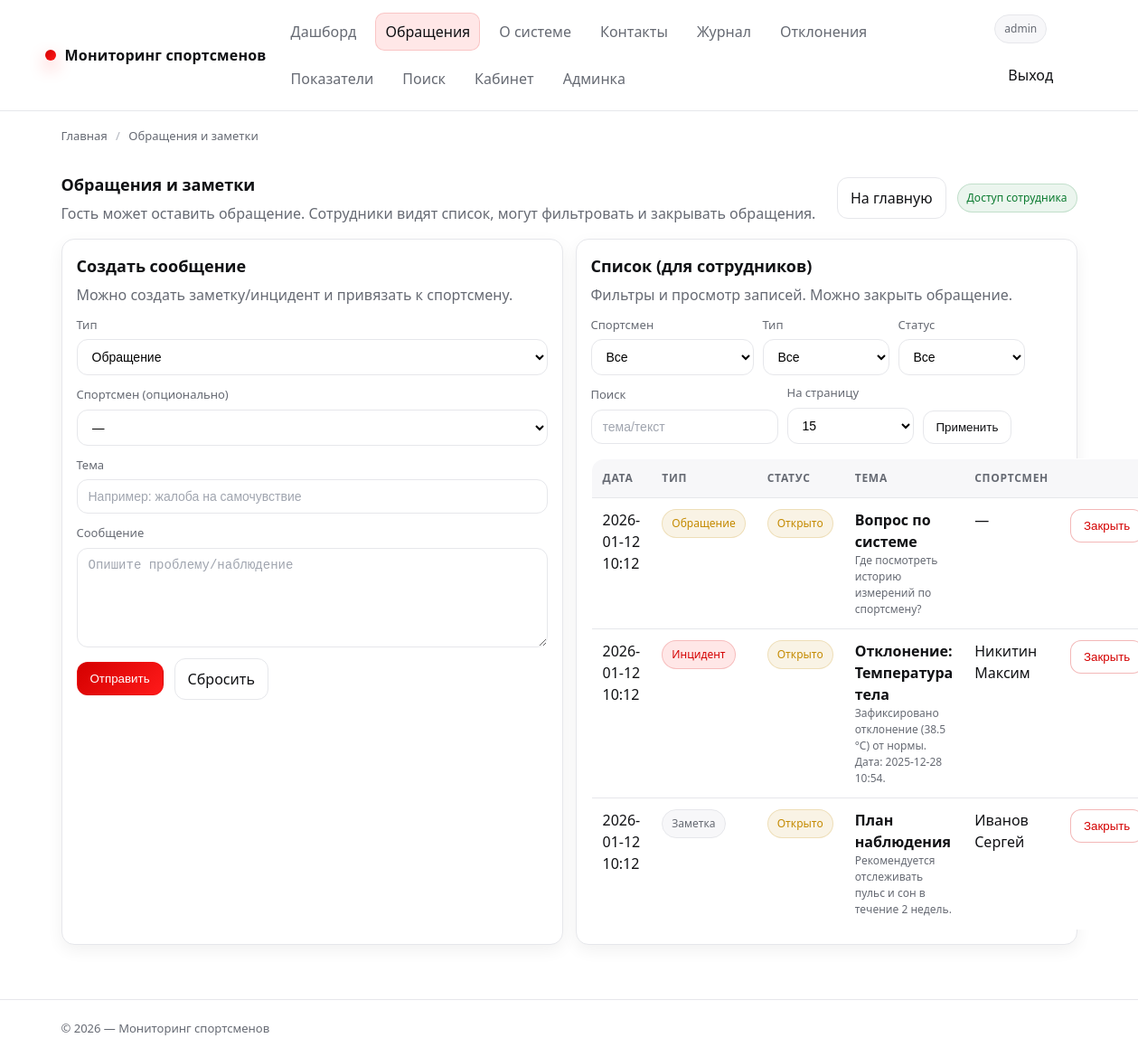
The page /feedback/ (signed in) on the database as committed earlier.
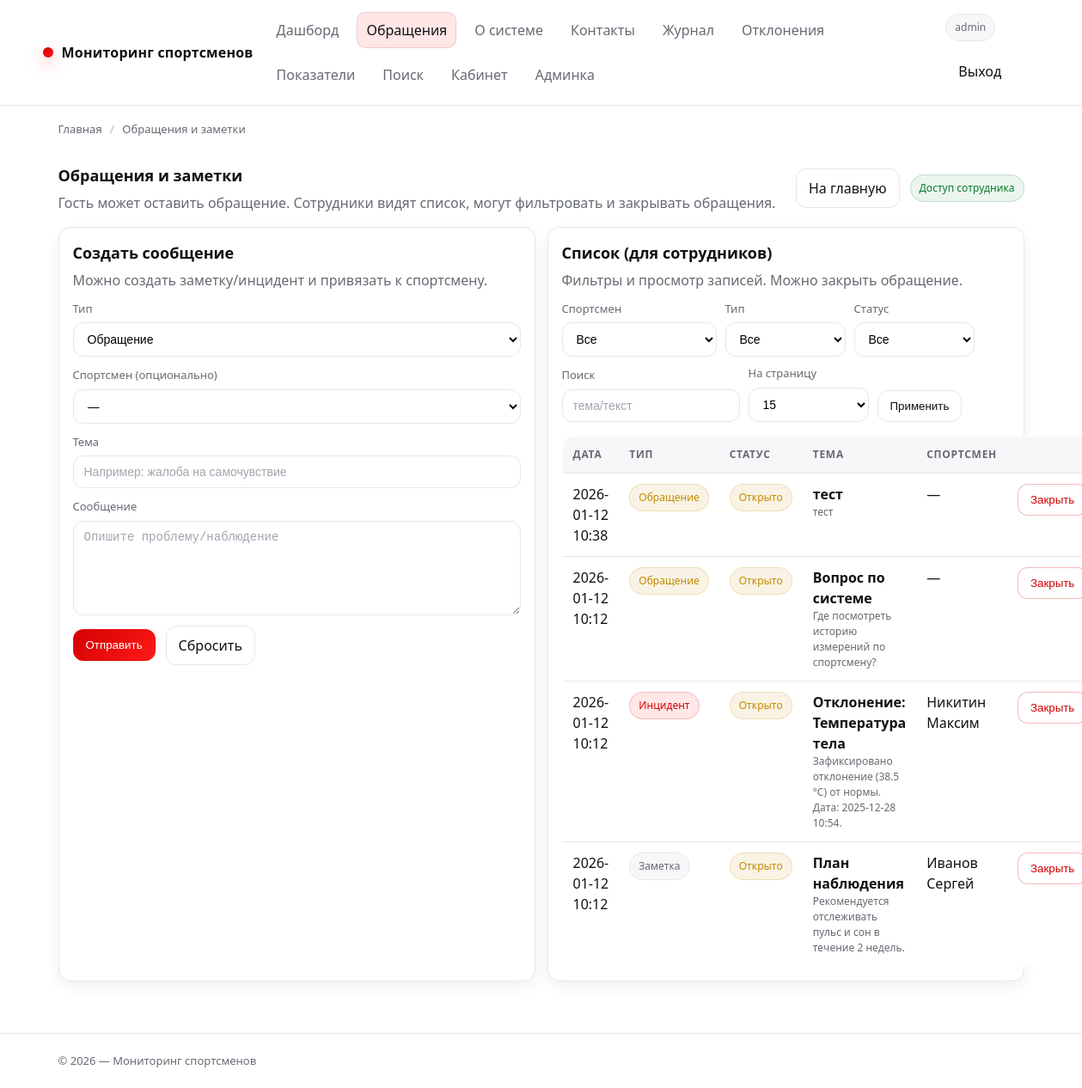
The same page on the database as committed later.
### app/models.py (models this page shows, shortened)
class User(db.Model, UserMixin):
    __tablename__ = "users"
    id = db.Column(db.Integer, primary_key=True)
    username = db.Column(db.String(64), unique=True, nullable=False, index=True)
    email = db.Column(db.String(120), unique=True, nullable=True, index=True)
    password_hash = db.Column(db.String(255), nullable=False)
    role = db.Column(db.String(32), nullable=False, default=ROLE_USER, index=True)
    is_active = db.Column(db.Boolean, nullable=False, default=True)
    created_at = db.Column(db.DateTime, nullable=False, default=datetime.utcnow)
    last_login_at = db.Column(db.DateTime, nullable=True)
    measurements_created = db.relationship(
        "Measurement",
        back_populates="created_by",
        lazy="select",
    )
    feedback_created = db.relationship(
        "Feedback",
        back_populates="author",
        lazy="select",
    )
    exports_created = db.relationship(
        "ExportBatch",
        back_populates="created_by",
        lazy="select",
    )
    alerts_closed = db.relationship(
        "Alert",
        back_populates="closed_by",
        lazy="select",
        foreign_keys="Alert.closed_by_id",
    )
    audit_events = db.relationship(
        "AuditLog",
        back_populates="user",
        lazy="select",
    )
    def has_role(self, *roles: str) -> bool:
        return self.role in roles

class Feedback(db.Model):
    __tablename__ = "feedback"
    id = db.Column(db.Integer, primary_key=True)
    athlete_id = db.Column(db.Integer, db.ForeignKey("athletes.id"), nullable=True, index=True)
    author_id = db.Column(db.Integer, db.ForeignKey("users.id"), nullable=True, index=True)
    kind = db.Column(db.String(32), nullable=False, default=FEEDBACK_KIND_NOTE, index=True)
    status = db.Column(db.String(32), nullable=False, default=ALERT_STATUS_OPEN, index=True)  # open/closed
    title = db.Column(db.String(160), nullable=False)
    message = db.Column(db.Text, nullable=False)
    created_at = db.Column(db.DateTime, nullable=False, default=datetime.utcnow, index=True)
    closed_at = db.Column(db.DateTime, nullable=True)
    athlete = db.relationship("Athlete", back_populates="feedback", lazy="select")
    author = db.relationship("User", back_populates="feedback_created", lazy="select")

class Athlete(db.Model):
    __tablename__ = "athletes"
    id = db.Column(db.Integer, primary_key=True)
    full_name = db.Column(db.String(180), nullable=False, index=True)
    birth_date = db.Column(db.Date, nullable=True)
    gender = db.Column(db.String(16), nullable=True)  # "M"/"F"/etc
    team_id = db.Column(db.Integer, db.ForeignKey("teams.id"), nullable=True, index=True)
    team = db.relationship("Team", back_populates="athletes", lazy="select")
    notes = db.Column(db.Text, nullable=True)
    created_at = db.Column(db.DateTime, nullable=False, default=datetime.utcnow)
    is_active = db.Column(db.Boolean, nullable=False, default=True)
    measurements = db.relationship(
        "Measurement",
        back_populates="athlete",
        cascade="all, delete-orphan",
        lazy="select",
    )
    feedback = db.relationship(
        "Feedback",
        back_populates="athlete",
        lazy="select",
    )
    norms = db.relationship(
        "AthleteIndicatorNorm",
        back_populates="athlete",
        cascade="all, delete-orphan",
        lazy="select",
    )

### app/feedback.py (the view, shortened to what this page needs)
@bp.get("/")
def feedback_home():
    bc = crumbs(("Главная", url_for("routes.index")), ("Обращения и заметки", ""))
    athletes = Athlete.query.filter_by(is_active=True).order_by(Athlete.full_name.asc()).all()
    is_staff = _is_staff_user()
    athlete_id = request.args.get("athlete_id", type=int)
    kind = (request.args.get("kind") or "").strip() or None
    status = (request.args.get("status") or "").strip() or None
    q = (request.args.get("q") or "").strip()
    page = clamp_int(request.args.get("page"), default=1, min_value=1, max_value=10_000)
    per_page = clamp_int(request.args.get("per_page"), default=15, min_value=5, max_value=100)
    items = []
    total = 0
    pages = 1
    if is_staff:
        query = Feedback.query.order_by(Feedback.created_at.desc())
        if athlete_id:
            query = query.filter(Feedback.athlete_id == athlete_id)
        if kind:
            query = query.filter(Feedback.kind == kind)
        if status:
            query = query.filter(Feedback.status == status)
        total = query.count()
        pages = (total + per_page - 1) // per_page if per_page else 1
        items = query.offset((page - 1) * per_page).limit(per_page).all()
    return render_template(
        "feedback.html",  # <-- актуальное имя по твоему скрину
        breadcrumbs=bc,
        athletes=athletes,
        is_staff=is_staff,
        items=items,
        pagination={
            "page": page,
            "per_page": per_page,
            "total": total,
            "pages": pages,
            "has_prev": page > 1,
            "has_next": page < pages,
            "prev_page": page - 1 if page > 1 else None,
            "next_page": page + 1 if page < pages else None,
        },
        filters={
            "athlete_id": athlete_id,
            "kind": kind or "",
            "status": status or "",
            "q": q,
        },
        kinds=[FEEDBACK_KIND_REQUEST, FEEDBACK_KIND_NOTE, FEEDBACK_KIND_INCIDENT],
        statuses=[ALERT_STATUS_OPEN, ALERT_STATUS_CLOSED],
    )

### app/templates/feedback.html (shortened to what this page needs)
{% extends "base.html" %}
{% block content %}
  <div class="row space-between">
    <div>
      <h1 class="card__title" style="margin:0;">Обращения и заметки</h1>
      <p class="card__subtitle" style="margin:6px 0 0;">
        Гость может оставить обращение. Сотрудники видят список, могут фильтровать и закрывать обращения.
      </p>
    </div>
    <div class="row">
      <a class="btn" href="{{ url_for('routes.index') }}">На главную</a>
      {% if is_staff %}
        <span class="badge badge--ok">Доступ сотрудника</span>
      {% else %}
        <span class="badge badge--warn">Публичная форма</span>
      {% endif %}
    </div>
  </div>
  <div class="grid grid--2 mt-16">
    <div class="card">
      <div class="card__body">
        <h2 class="card__title">Создать сообщение</h2>
        <p class="card__subtitle">
          {% if is_staff %}
            Можно создать заметку/инцидент и привязать к спортсмену.
          {% else %}
            Оставьте обращение (без привязки к спортсмену).
          {% endif %}
        </p>
        <form class="form mt-12" method="post" action="{{ url_for('feedback.feedback_create') }}">
          {% if is_staff %}
            <div class="field">
              <label>Тип</label>
              <select name="kind">
                <option value="request">Обращение</option>
              </select>
            </div>
            <div class="field">
              <label>Спортсмен (опционально)</label>
              <select name="athlete_id">
                <option value="">—</option>
              </select>
            </div>
          {% endif %}
          <div class="field">
            <label>Тема</label>
            <input class="input" name="title" required placeholder="Например: жалоба на самочувствие">
          </div>
          <div class="field">
            <label>Сообщение</label>
            <textarea name="message" required placeholder="Опишите проблему/наблюдение"></textarea>
          </div>
          <div class="row">
            <button class="btn btn--primary" type="submit">Отправить</button>
            <a class="btn" href="{{ url_for('feedback.feedback_home') }}">Сбросить</a>
          </div>
        </form>
      </div>
    </div>
    <div class="card">
      <div class="card__body">
        <h2 class="card__title">Список (для сотрудников)</h2>
        <p class="card__subtitle">
          {% if is_staff %}
            Фильтры и просмотр записей. Можно закрыть обращение.
          {% else %}
            Доступно только сотрудникам (врач/тренер/админ/оператор).
          {% endif %}
        </p>
        {% if is_staff %}
          <form class="filters mt-12" method="get" action="{{ url_for('feedback.feedback_home') }}" data-autosubmit="1">
            <div class="field">
              <label>Спортсмен</label>
              <select name="athlete_id">
                <option value="">Все</option>
              </select>
            </div>
            <div class="field field--sm">
              <label>Тип</label>
              <select name="kind">
                <option value="" {% if not filters.kind %}selected{% endif %}>Все</option>
              </select>
            </div>
            <div class="field field--sm">
              <label>Статус</label>
              <select name="status">
                <option value="" {% if not filters.status %}selected{% endif %}>Все</option>
              </select>
            </div>
            <div class="field">
              <label>Поиск</label>
              <input class="input" name="q" value="{{ filters.q }}" placeholder="тема/текст">
            </div>
            <div class="field field--sm">
              <label>На страницу</label>
              <select name="per_page">
                {% for n in [10,15,25,50,100] %}
                  <option value="{{ n }}" {% if pagination.per_page==n %}selected{% endif %}>{{ n }}</option>
                {% endfor %}
              </select>
            </div>
            <div class="actions">
              <button class="btn" type="submit">Применить</button>
            </div>
          </form>
          {% if items and items|length > 0 %}
            <table class="table mt-16">
              <thead>
                <tr>
                  <th>Дата</th>
                  <th>Тип</th>
                  <th>Статус</th>
                  <th>Тема</th>
                  <th>Спортсмен</th>
                  <th></th>
                </tr>
              </thead>
              <tbody>
                {% for f in items %}
                  <tr>
                    <td>{{ f.created_at.strftime('%Y-%m-%d %H:%M') }}</td>
                    <td>
                      {% if f.kind == 'incident' %}
                        <span class="badge badge--bad">Инцидент</span>
                      {% elif f.kind == 'note' %}
                        <span class="badge">Заметка</span>
                      {% else %}
                        <span class="badge badge--warn">Обращение</span>
                      {% endif %}
                    </td>
                    <td>
                      {% if f.status == 'closed' %}
                        <span class="badge badge--ok">Закрыто</span>
                      {% else %}
                        <span class="badge badge--warn">Открыто</span>
                      {% endif %}
                    </td>
                    <td>
                      <b>{{ f.title }}</b>
                      <div style="color: var(--muted); font-size: 12px;">
                        {{ f.message[:140] }}{% if f.message and f.message|length > 140 %}…{% endif %}
                      </div>
                    </td>
                    <td>
                      {% if f.athlete %}
                        <a href="{{ url_for('routes.product', athlete_id=f.athlete.id) }}">{{ f.athlete.full_name }}</a>
                      {% else %}
                        —
                      {% endif %}
                    </td>
                    <td style="text-align:right;">
                      {% if f.status != 'closed' %}
                        <form method="post" action="{{ url_for('feedback.feedback_close', fb_id=f.id) }}" style="display:inline;">
                          <button class="btn btn--danger" type="submit" data-confirm="Закрыть обращение?">Закрыть</button>
                        </form>
                      {% else %}
                        <span class="badge badge--ok">OK</span>
                      {% endif %}
                    </td>
                  </tr>
                {% endfor %}
              </tbody>
            </table>
          {% else %}
            <p class="mt-16" style="margin:0; color: var(--muted);">Записей нет.</p>
          {% endif %}
        {% endif %}
      </div>
    </div>
  </div>
{% endblock %}

### app/templates/base.html (shortened to what this page needs)
<!doctype html>
<html lang="ru">
<head>
  <link rel="stylesheet" href="{{ url_for('static', filename='css/style.css') }}">
</head>
<body>
  {% include "partials/_nav.html" %}
  {% block breadcrumbs %}
    {% include "partials/_breadcrumbs.html" %}
  {% endblock %}
  <main class="section">
    <div class="container">
      {% block content %}{% endblock %}
    </div>
  </main>
  <footer class="footer">
    <div class="container row space-between">
      <div>
        © {{ (now().year if now else 2026) }} — {{ APP_TITLE or "Мониторинг показателей здоровья спортсменов" }}
      </div>
    </div>
  </footer>
</body>
</html>

### app/templates/partials/_nav.html
<header class="header">
  <div class="container header__inner">
    <a class="brand" href="{{ url_for('routes.index') }}">
      <span class="brand__dot" aria-hidden="true"></span>
      <span>{{ APP_TITLE or "Мониторинг спортсменов" }}</span>
    </a>
    {% set is_staff = (
      current_user.is_authenticated
      and (current_user.has_role('admin', 'doctor', 'coach', 'operator') if current_user.has_role is defined else false)
      and (current_user.is_active if current_user.is_active is defined else true)
    ) %}
    <nav class="nav" aria-label="Навигация">
      <a href="{{ url_for('routes.index') }}"
         class="{% if request.endpoint == 'routes.index' %}is-active{% endif %}">
        Дашборд
      </a>
      <a href="{{ url_for('feedback.feedback_home') }}"
         class="{% if request.endpoint and request.endpoint.startswith('feedback.') %}is-active{% endif %}">
        Обращения
      </a>
      <a href="{{ url_for('routes.about') }}"
         class="{% if request.endpoint == 'routes.about' %}is-active{% endif %}">
        О системе
      </a>
      <a href="{{ url_for('routes.contacts') }}"
         class="{% if request.endpoint == 'routes.contacts' %}is-active{% endif %}">
        Контакты
      </a>
      {% if is_staff %}
        <a href="{{ url_for('routes.catalog') }}"
           class="{% if request.endpoint == 'routes.catalog' %}is-active{% endif %}">
          Журнал
        </a>
        <a href="{{ url_for('routes.offers') }}"
           class="{% if request.endpoint == 'routes.offers' %}is-active{% endif %}">
          Отклонения
        </a>
        <a href="{{ url_for('routes.categories') }}"
           class="{% if request.endpoint == 'routes.categories' %}is-active{% endif %}">
          Показатели
        </a>
        <a href="{{ url_for('routes.search') }}"
           class="{% if request.endpoint == 'routes.search' %}is-active{% endif %}">
          Поиск
        </a>
      {% endif %}
      {% if current_user.is_authenticated %}
        <a href="{{ url_for('cabinet.cabinet_home') }}"
           class="{% if request.endpoint and request.endpoint.startswith('cabinet.') %}is-active{% endif %}">
          Кабинет
        </a>
        {% if is_staff %}
          <a href="{{ url_for('admin.dashboard') }}"
             class="{% if request.endpoint and request.endpoint.startswith('admin.') %}is-active{% endif %}">
            Админка
          </a>
        {% endif %}
      {% endif %}
    </nav>
    <div class="row">
      {% if current_user.is_authenticated %}
        <span class="badge" data-tip="Роль: {{ current_user.role }}">
          {{ current_user.username }}
        </span>
        <a class="btn btn--ghost" href="{{ url_for('auth.logout') }}">Выход</a>
      {% else %}
        <a class="btn" href="{{ url_for('auth.login') }}">Вход</a>
        <a class="btn btn--primary" href="{{ url_for('auth.register') }}">Регистрация</a>
      {% endif %}
    </div>
  </div>
</header>

### app/templates/partials/_breadcrumbs.html
{% if breadcrumbs %}
  <div class="breadcrumbs">
    <div class="container">
      {% for item in breadcrumbs %}
        {% if item.url %}
          <a href="{{ item.url }}">{{ item.title }}</a>
        {% else %}
          <span>{{ item.title }}</span>
        {% endif %}
        {% if not loop.last %}
          <span class="breadcrumbs__sep">/</span>
        {% endif %}
      {% endfor %}
    </div>
  </div>
{% endif %}

Rows that differ between the two databases and show on the page:
added Feedback: created_at "2026-01-12 10:38", kind "Обращение", status "Открыто", title "тест", message "тест"
